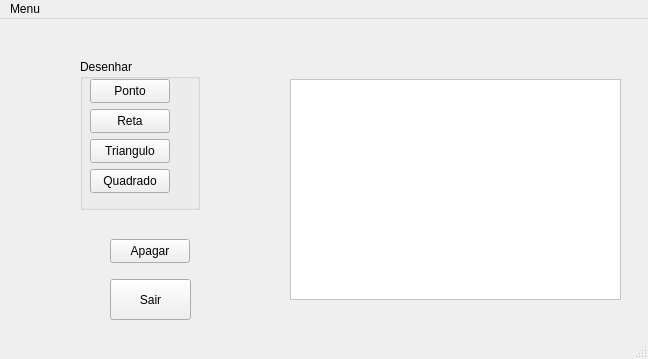
<?xml version="1.0" encoding="UTF-8"?>
<ui version="4.0">
 <class>MainWindow</class>
 <widget class="QMainWindow" name="MainWindow">
  <property name="geometry">
   <rect>
    <x>0</x>
    <y>0</y>
    <width>648</width>
    <height>359</height>
   </rect>
  </property>
  <property name="windowTitle">
   <string>MainWindow</string>
  </property>
  <property name="styleSheet">
   <string notr="true"/>
  </property>
  <widget class="QWidget" name="centralwidget">
   <widget class="QPushButton" name="pushButton">
    <property name="geometry">
     <rect>
      <x>110</x>
      <y>260</y>
      <width>81</width>
      <height>41</height>
     </rect>
    </property>
    <property name="text">
     <string>Sair</string>
    </property>
   </widget>
   <widget class="meuframe" name="frame">
    <property name="geometry">
     <rect>
      <x>290</x>
      <y>60</y>
      <width>331</width>
      <height>221</height>
     </rect>
    </property>
    <property name="autoFillBackground">
     <bool>false</bool>
    </property>
    <property name="styleSheet">
     <string notr="true">background-color: rgb(255, 255, 255);</string>
    </property>
    <property name="frameShape">
     <enum>QFrame::StyledPanel</enum>
    </property>
    <property name="frameShadow">
     <enum>QFrame::Sunken</enum>
    </property>
   </widget>
   <widget class="QGroupBox" name="groupBox">
    <property name="geometry">
     <rect>
      <x>80</x>
      <y>40</y>
      <width>120</width>
      <height>151</height>
     </rect>
    </property>
    <property name="title">
     <string>Desenhar</string>
    </property>
    <widget class="QPushButton" name="pushButton_2">
     <property name="geometry">
      <rect>
       <x>10</x>
       <y>20</y>
       <width>80</width>
       <height>24</height>
      </rect>
     </property>
     <property name="text">
      <string>Ponto</string>
     </property>
    </widget>
    <widget class="QPushButton" name="pushButton_3">
     <property name="geometry">
      <rect>
       <x>10</x>
       <y>50</y>
       <width>80</width>
       <height>24</height>
      </rect>
     </property>
     <property name="text">
      <string>Reta</string>
     </property>
    </widget>
    <widget class="QPushButton" name="pushButton_4">
     <property name="geometry">
      <rect>
       <x>10</x>
       <y>80</y>
       <width>80</width>
       <height>24</height>
      </rect>
     </property>
     <property name="text">
      <string>Triangulo</string>
     </property>
    </widget>
    <widget class="QPushButton" name="pushButton_5">
     <property name="geometry">
      <rect>
       <x>10</x>
       <y>110</y>
       <width>80</width>
       <height>24</height>
      </rect>
     </property>
     <property name="text">
      <string>Quadrado</string>
     </property>
    </widget>
   </widget>
   <widget class="QPushButton" name="pushButton_6">
    <property name="geometry">
     <rect>
      <x>110</x>
      <y>220</y>
      <width>80</width>
      <height>24</height>
     </rect>
    </property>
    <property name="text">
     <string>Apagar</string>
    </property>
   </widget>
  </widget>
  <widget class="QMenuBar" name="menubar">
   <property name="geometry">
    <rect>
     <x>0</x>
     <y>0</y>
     <width>648</width>
     <height>21</height>
    </rect>
   </property>
   <widget class="QMenu" name="menuMenu">
    <property name="title">
     <string>Menu</string>
    </property>
    <addaction name="actionOp_o_1"/>
   </widget>
   <addaction name="menuMenu"/>
  </widget>
  <widget class="QStatusBar" name="statusbar"/>
  <action name="actionOp_o_1">
   <property name="text">
    <string>Opção 1</string>
   </property>
  </action>
 </widget>
 <customwidgets>
  <customwidget>
   <class>meuframe</class>
   <extends>QFrame</extends>
   <header>meuframe.h</header>
   <container>1</container>
   <slots>
    <slot>adicionarPonto()</slot>
    <slot>checarPontos()</slot>
    <slot>adicionarReta()</slot>
    <slot>adicionarTriangulo()</slot>
    <slot>adicionarQuadrado()</slot>
    <slot>apagarDisplayFile()</slot>
   </slots>
  </customwidget>
 </customwidgets>
 <resources/>
 <connections>
  <connection>
   <sender>pushButton</sender>
   <signal>clicked()</signal>
   <receiver>MainWindow</receiver>
   <slot>close()</slot>
   <hints>
    <hint type="sourcelabel">
     <x>152</x>
     <y>292</y>
    </hint>
    <hint type="destinationlabel">
     <x>163</x>
     <y>334</y>
    </hint>
   </hints>
  </connection>
  <connection>
   <sender>pushButton_2</sender>
   <signal>clicked()</signal>
   <receiver>frame</receiver>
   <slot>adicionarPonto()</slot>
   <hints>
    <hint type="sourcelabel">
     <x>158</x>
     <y>95</y>
    </hint>
    <hint type="destinationlabel">
     <x>323</x>
     <y>135</y>
    </hint>
   </hints>
  </connection>
  <connection>
   <sender>pushButton_3</sender>
   <signal>clicked()</signal>
   <receiver>frame</receiver>
   <slot>adicionarReta()</slot>
   <hints>
    <hint type="sourcelabel">
     <x>138</x>
     <y>124</y>
    </hint>
    <hint type="destinationlabel">
     <x>329</x>
     <y>119</y>
    </hint>
   </hints>
  </connection>
  <connection>
   <sender>pushButton_2</sender>
   <signal>clicked()</signal>
   <receiver>frame</receiver>
   <slot>update()</slot>
   <hints>
    <hint type="sourcelabel">
     <x>121</x>
     <y>88</y>
    </hint>
    <hint type="destinationlabel">
     <x>307</x>
     <y>96</y>
    </hint>
   </hints>
  </connection>
  <connection>
   <sender>pushButton_3</sender>
   <signal>clicked()</signal>
   <receiver>frame</receiver>
   <slot>update()</slot>
   <hints>
    <hint type="sourcelabel">
     <x>154</x>
     <y>121</y>
    </hint>
    <hint type="destinationlabel">
     <x>384</x>
     <y>150</y>
    </hint>
   </hints>
  </connection>
  <connection>
   <sender>pushButton_4</sender>
   <signal>clicked()</signal>
   <receiver>frame</receiver>
   <slot>adicionarTriangulo()</slot>
   <hints>
    <hint type="sourcelabel">
     <x>159</x>
     <y>155</y>
    </hint>
    <hint type="destinationlabel">
     <x>311</x>
     <y>164</y>
    </hint>
   </hints>
  </connection>
  <connection>
   <sender>pushButton_4</sender>
   <signal>clicked()</signal>
   <receiver>frame</receiver>
   <slot>update()</slot>
   <hints>
    <hint type="sourcelabel">
     <x>136</x>
     <y>147</y>
    </hint>
    <hint type="destinationlabel">
     <x>299</x>
     <y>178</y>
    </hint>
   </hints>
  </connection>
  <connection>
   <sender>pushButton_5</sender>
   <signal>clicked()</signal>
   <receiver>frame</receiver>
   <slot>adicionarQuadrado()</slot>
   <hints>
    <hint type="sourcelabel">
     <x>145</x>
     <y>185</y>
    </hint>
    <hint type="destinationlabel">
     <x>339</x>
     <y>205</y>
    </hint>
   </hints>
  </connection>
  <connection>
   <sender>pushButton_5</sender>
   <signal>clicked()</signal>
   <receiver>frame</receiver>
   <slot>update()</slot>
   <hints>
    <hint type="sourcelabel">
     <x>126</x>
     <y>183</y>
    </hint>
    <hint type="destinationlabel">
     <x>321</x>
     <y>224</y>
    </hint>
   </hints>
  </connection>
  <connection>
   <sender>pushButton_6</sender>
   <signal>clicked()</signal>
   <receiver>frame</receiver>
   <slot>apagarDisplayFile()</slot>
   <hints>
    <hint type="sourcelabel">
     <x>179</x>
     <y>255</y>
    </hint>
    <hint type="destinationlabel">
     <x>305</x>
     <y>256</y>
    </hint>
   </hints>
  </connection>
  <connection>
   <sender>pushButton_6</sender>
   <signal>clicked()</signal>
   <receiver>frame</receiver>
   <slot>update()</slot>
   <hints>
    <hint type="sourcelabel">
     <x>172</x>
     <y>247</y>
    </hint>
    <hint type="destinationlabel">
     <x>329</x>
     <y>272</y>
    </hint>
   </hints>
  </connection>
 </connections>
</ui>
